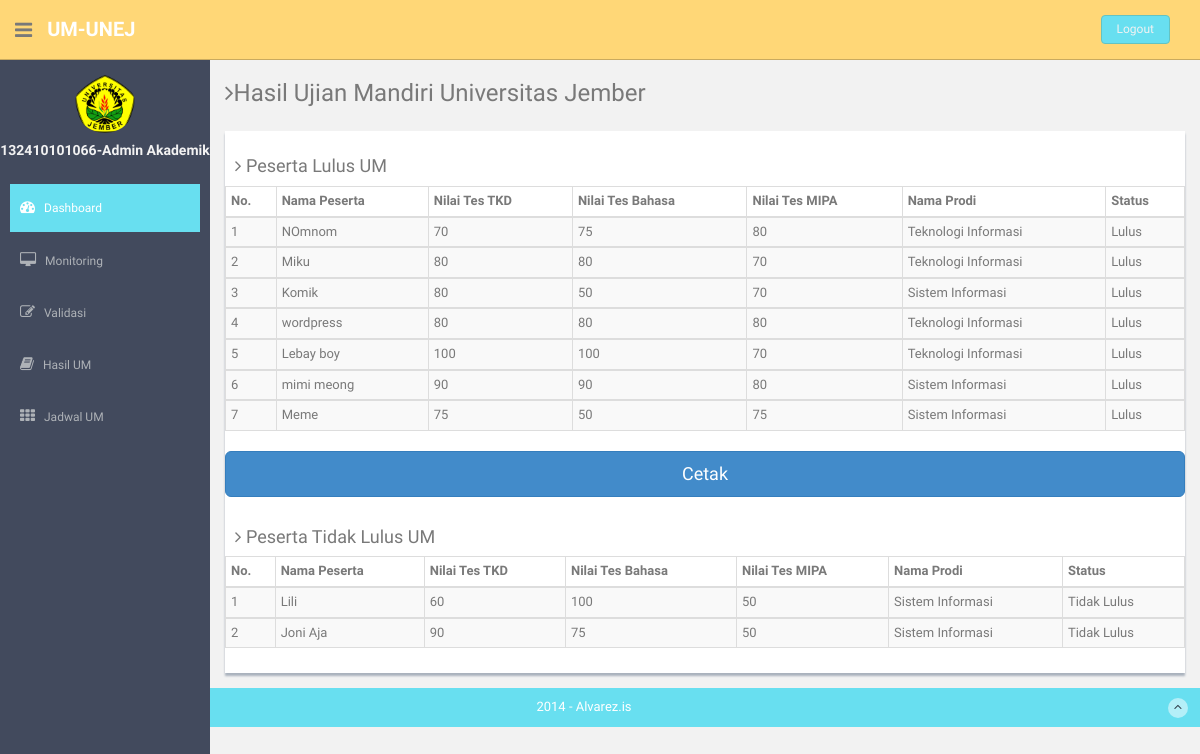
Screenshot of /index.php?hasilUMakad (signed in) with the database file from the repository.
### tables this page shows
CREATE TABLE IF NOT EXISTS `tb_peserta_um` (
  `id_peserta` varchar(13) NOT NULL,
  `password` varchar(8) NOT NULL,
  `nama_peserta` varchar(20) NOT NULL,
  `jenis_kelamin` varchar(1) DEFAULT NULL,
  `Tanggal_Lahir` date NOT NULL,
  `Tempat_Lahir` varchar(15) NOT NULL,
  `alamat_tinggal` varchar(25) NOT NULL,
  `Nama_Ayah` varchar(20) NOT NULL,
  `Nama_Ibu` varchar(20) NOT NULL,
  `id_pekerjaan` varchar(3) DEFAULT NULL,
  `nama_sma_smk` varchar(30) NOT NULL,
  `id_jurusan_sma` varchar(1) DEFAULT NULL,
  `tahun_lulus` year(4) NOT NULL,
  `rata_rata_nilai_un` float NOT NULL,
  `id_prodi_pilihan` varchar(4) DEFAULT NULL,
  `id_lokasi` varchar(5) NOT NULL,
  `nilai_um_tkd` float NOT NULL,
  `nilai_um_bahasa` float NOT NULL,
  `nilai_um_mipa` float NOT NULL,
  `nilai_total` int(3) NOT NULL,
  `id_editable` int(11) NOT NULL,
  `status_lulus` varchar(1) NOT NULL,
  `validasi_data_mhs` int(1) NOT NULL,
  `id_ukt_mahasiswa` varchar(1) DEFAULT NULL,
  `ver_ukt_kmhs` int(1) NOT NULL,
  `ver_ukt_skr1` int(1) NOT NULL,
  `ver_ukt_dekan` int(1) NOT NULL,
  `verifikasi_data_mhs` int(1) NOT NULL,
  PRIMARY KEY (`id_peserta`),
  KEY `id_jenis_kelamin` (`jenis_kelamin`),
  KEY `jurusan_sma` (`id_jurusan_sma`,`id_prodi_pilihan`),
  KEY `id_ukt_mahasiswa` (`id_ukt_mahasiswa`),
  KEY `id_lokasi` (`id_lokasi`),
  KEY `id_pekerjaan` (`id_pekerjaan`),
  KEY `id_jurusan_sma` (`id_jurusan_sma`),
  KEY `id_prodi_pilihan` (`id_prodi_pilihan`)
);

CREATE TABLE IF NOT EXISTS `tb_prodi` (
  `id_prodi` varchar(4) NOT NULL,
  `nama_prodi` varchar(30) NOT NULL,
  `batas_nilai_minimal` int(3) NOT NULL,
  `kuota_maksimal` int(4) NOT NULL,
  `id_fakultas` varchar(2) NOT NULL,
  PRIMARY KEY (`id_prodi`),
  KEY `id_fakultas` (`id_fakultas`)
);

### controller/controller.php (called while the page is built, shortened)
<?php
	include "model/model.php";
	class controller{
		public $model;
		function __construct(){
			$this->model = new model();
		}
	function viewKelulusanUM(){
			  $profil = $this->model->getLulus();
			  $profil2 = $this->model->getNonLulus();
             include 'view/KelulusanAkad.php';
	}
	}
?>

### model/model.php (called while the page is built, shortened)
 <?php
	class model{
 function getLulus(){
			$sql = mysql_query("select * from tb_peserta_um mm
	join tb_prodi pd on mm.id_prodi_pilihan=pd.id_prodi where status_lulus='L'
	  ");
		$indeks=0;
			while($radata=mysql_fetch_array($sql)){
        $data [$indeks]["id"]=$radata["id_peserta"];
        $data [$indeks]["nama"]=$radata["nama_peserta"];
        $data [$indeks]["nilai_TKD"]=$radata["nilai_um_tkd"];
        $data [$indeks]["nilai_MIPA"]=$radata["nilai_um_mipa"];
        $data [$indeks]["nilai_Bahasa"]=$radata["nilai_um_bahasa"];
        $data [$indeks]["nama_prodi"]=$radata["nama_prodi"];
        $data [$indeks]["statuslulus"]=$radata["status_lulus"];
$indeks=$indeks+1;
        }
        return $data;
        }
         function getNonLulus(){
			$sql = mysql_query("select * from tb_peserta_um mm
	join tb_prodi pd on mm.id_prodi_pilihan=pd.id_prodi where status_lulus='T'
	  ");
		$indeks=0;
			while($radata=mysql_fetch_array($sql)){
        $data [$indeks]["id"]=$radata["id_peserta"];
        $data [$indeks]["nama"]=$radata["nama_peserta"];
        $data [$indeks]["nilai_TKD"]=$radata["nilai_um_tkd"];
        $data [$indeks]["nilai_MIPA"]=$radata["nilai_um_mipa"];
        $data [$indeks]["nilai_Bahasa"]=$radata["nilai_um_bahasa"];
        $data [$indeks]["nama_prodi"]=$radata["nama_prodi"];
        $data [$indeks]["statuslulus"]=$radata["status_lulus"];
$indeks=$indeks+1;
        }
        return $data;
        }
	}
?>

### view/KelulusanAkad.php (the view, shortened to what this page needs)
<?php
$id=$_SESSION["idAdm"];
?>
<!DOCTYPE html>
<html lang="en">
  <head>
    <link href="assets/css/bootstrap.css" rel="stylesheet">
    <link href="assets/font-awesome/css/font-awesome.css" rel="stylesheet" />
    <link rel="stylesheet" type="text/css" href="assets/css/zabuto_calendar.css">
    <link rel="stylesheet" type="text/css" href="assets/js/gritter/css/jquery.gritter.css" />
    <link rel="stylesheet" type="text/css" href="assets/lineicons/style.css">
    <link href="assets/css/style.css" rel="stylesheet">
    <link href="assets/css/style-responsive.css" rel="stylesheet">
  </head>
  <body>
  <section id="container" >
      <header class="header black-bg">
              <div class="sidebar-toggle-box">
                  <div class="fa fa-bars tooltips" data-placement="right" data-original-title="Toggle Navigation"></div>
              </div>
            <a href="index.html" class="logo"><b>UM-UNEJ</b></a>
            <div class="top-menu">
              <ul class="nav pull-right top-menu">
                    <li><a class="logout" href="index.php?logout">Logout</a></li>
              </ul>
            </div>
        </header>
      <aside>
          <div id="sidebar"  class="nav-collapse ">
              <ul class="sidebar-menu" id="nav-accordion">
                  <p class="centered"><a href="index.php?AdmAkad"><img src="assets/img/ui-sam.jpg" class="img-circle" width="60"></a></p>
                  <h5 class="centered"> <?php echo  $id; ?>-Admin Akademik</h5>
                  <li class="mt">
                      <a class="active" href="index.php?AdmAkad">
                          <i class="fa fa-dashboard"></i>
                          <span>Dashboard</span>
                      </a>
                  </li>
                  <li class="sub-menu">
                      <a href="javascript:;" >
                          <i class="fa fa-desktop"></i>
                          <span>Monitoring</span>
                      </a>
                  </li>
                  <li class="sub-menu">
                      <a href="javascript:;" >
                          <i class="fa fa-edit"></i>
                          <span>Validasi</span>
                      </a>
                  </li>
                  <li class="sub-menu">
                      <a href="javascript:;" >
                          <i class="fa fa-book"></i>
                          <span>Hasil UM</span>
                      </a>
                  </li>
                  <li class="sub-menu">
                      <a href="javascript:;" >
                          <i class="fa fa-th"></i>
                          <span>Jadwal UM</span>
                      </a>
                  </li>
              </ul>
          </div>
      </aside>
      <section id="main-content">
          <section class="wrapper">
            <h3><i class="fa fa-angle-right"></i>Hasil Ujian Mandiri Universitas Jember</h3>
                  <div class="row mt">
              <div class="col-lg-12">
                      <div class="content-panel">
              <h4><i class="fa fa-angle-right"></i> Peserta Lulus UM</h4>
                          <section id="no-more-tables">
                              <table class="table table-bordered table-striped table-condensed cf">
                                  <thead class="cf">
                              <tr>
                                  <th> No.</th>
                                  <th class="numeric" >Nama Peserta</th>
                                  <th class="numeric">Nilai Tes TKD</th>
                                  <th class="numeric">Nilai Tes Bahasa</th>
                                  <th class="numeric">Nilai Tes MIPA</th>
                                  <th class="numeric">Nama Prodi</th>
                                  <th class="numeric">Status</th>
                              </tr>
                              </thead>
                                <?php
                                $indeks=1;
                                if($profil!=null){
foreach ( $profil as $var ) {
?>                              <tbody>
                             <tr>
    <td class="numeric" data-title="ID"><?php echo $indeks;?>&nbsp;</td>
    <td class="numeric" data-title="Nama"><?php echo $var['nama'];?></td>
    <td class="numeric" data-title="Pekerjaan Orang tua"><?php echo $var['nilai_TKD'];?></td>
    <td class="numeric" data-title="Prodi Pilihan"><?php echo $var['nilai_Bahasa'];?></td>
    <td class="numeric" data-title="Lokasi Ujian"><?php echo $var["nilai_MIPA"];?>&nbsp;</td>
    <td class="numeric" data-title="Prodi Pilihan"><?php echo $var['nama_prodi'];?></td>
    <td class="numeric" data-title="Lokasi Ujian">Lulus</td>
  </tr>
 <?php  $indeks=$indeks+1; }
 } else {?>
<h3>Maaf data tidak ditemukan</h3>
 <?php
     }?>
                              </tbody>
                          </table>
            <a class="btn btn-primary btn-lg btn-block"   href="index.php?cetaklulus"  name="create">Cetak</a>
                          </section>
                  </div>
                   <div class="content-panel">
              <h4><i class="fa fa-angle-right"></i> Peserta Tidak Lulus UM</h4>
                          <section id="no-more-tables">
                              <table class="table table-bordered table-striped table-condensed cf">
                                  <thead class="cf">
                              <tr>
                                  <th> No.</th>
                                  <th class="numeric" >Nama Peserta</th>
                                  <th class="numeric">Nilai Tes TKD</th>
                                  <th class="numeric">Nilai Tes Bahasa</th>
                                  <th class="numeric">Nilai Tes MIPA</th>
                                  <th class="numeric">Nama Prodi</th>
                                  <th class="numeric">Status</th>
                              </tr>
                              </thead>
                                <?php
                                $indeks=1;
                                if($profil!=null){
foreach ( $profil2 as $var ) {
?>                              <tbody>
                             <tr>
    <td class="numeric" data-title="ID"><?php echo $indeks;?>&nbsp;</td>
    <td class="numeric" data-title="Nama"><?php echo $var['nama'];?></td>
    <td class="numeric" data-title="Pekerjaan Orang tua"><?php echo $var['nilai_TKD'];?></td>
    <td class="numeric" data-title="Prodi Pilihan"><?php echo $var['nilai_Bahasa'];?></td>
    <td class="numeric" data-title="Lokasi Ujian"><?php echo $var["nilai_MIPA"];?>&nbsp;</td>
    <td class="numeric" data-title="Prodi Pilihan"><?php echo $var['nama_prodi'];?></td>
    <td class="numeric" data-title="Lokasi Ujian">Tidak Lulus</td>
  </tr>
 <?php  $indeks=$indeks+1; }
 } else {?>
<h3>Maaf data tidak ditemukan</h3>
 <?php
     }?>
                              </tbody>
                          </table>
                          </section>
                  </div>
               </div>
        </div>
    </section>
      </section>
      <footer class="site-footer">
          <div class="text-center">
              2014 - Alvarez.is
              <a href="pesertaum.php" class="go-top">
                  <i class="fa fa-angle-up"></i>
              </a>
          </div>
      </footer>
  </section>
  </body>
</html>

### assets/css/style.css (style rules this page uses)
body { color: #797979; background: #f2f2f2; font-family: 'Ruda', sans-serif; padding: 0px !important; margin: 0px !important; font-size:13px; }
ul li { list-style: none; }
a, a:hover, a:focus { text-decoration: none; outline: none; }
#container { width: 100%; height: 100%; }
.centered { text-align: center; }
.mt { margin-top: 25px; }
ul.top-menu > li > .logout { color: #f2f2f2; font-size: 12px; border-radius: 4px; -webkit-border-radius: 4px; border: 1px solid #64c3c2 !important; padding: 5px 15px; margin-right: 15px; background: #68dff0; margin-top: 15px; }
#sidebar { width: 210px; height: 100%; position: fixed; background: #424a5d; }
#sidebar h5 { color: #f2f2f2; font-weight: 700; }
#sidebar ul li { position: relative; }
ul.sidebar-menu , ul.sidebar-menu li ul.sub { margin: -2px 0 0; padding: 0; }
ul.sidebar-menu { margin-top: 75px; }
ul.sidebar-menu li { margin-bottom: 5px; margin-left:10px; margin-right:10px; }
ul.sidebar-menu li.sub-menu { line-height: 15px; }
ul.sidebar-menu li a span { display: inline-block; }
ul.sidebar-menu li a { color: #aeb2b7; text-decoration: none; display: block; padding: 15px 0 15px 10px; font-size: 12px; outline: none; -webkit-transition: all 0.3s ease; -moz-transition: all 0.3s ease; -o-transition: all 0.3s ease; -ms-transition: all 0.3s ease; transition: all 0.3s ease; }
ul.sidebar-menu li a.active, ul.sidebar-menu li a:hover, ul.sidebar-menu li a:focus { background: #68dff0; color: #fff; display: block; -webkit-transition: all 0.3s ease; -moz-transition: all 0.3s ease; -o-transition: all 0.3s ease; -ms-transition: all 0.3s ease; transition: all 0.3s ease; }
ul.sidebar-menu li a i { font-size: 15px; padding-right: 6px; }
ul.sidebar-menu li a.active i { color: #fff; }
#main-content { margin-left: 210px; }
.header, .footer { min-height: 60px; padding: 0 15px; }
.header { position: fixed; left: 0; right: 0; z-index: 1002; }
.black-bg { background: #ffd777; border-bottom: 1px solid #c9aa5f; }
.wrapper { display: inline-block; margin-top: 60px; padding-left: 15px; padding-right: 15px; padding-bottom: 15px; padding-top: 0px; width: 100%; }
a.logo { font-size: 20px; color: #ffffff; float: left; margin-top: 15px; text-transform: uppercase; }
a.logo b { font-weight: 900; }
#top_menu .nav > li, ul.top-menu > li { float: left; }
ul.top-menu > li > a { color: #666666; font-size: 16px; border-radius: 4px; -webkit-border-radius: 4px; border:1px solid #666666 !important; padding: 2px 6px; margin-right: 15px; }
.sidebar-toggle-box { float: left; padding-right: 15px; margin-top: 20px; }
.sidebar-toggle-box .fa-bars { cursor: pointer; display: inline-block; font-size: 20px; }
.content-panel { background: #ffffff; box-shadow: 0px 3px 2px #aab2bd; padding-top: 15px; padding-bottom: 5px; }
.content-panel h4 { margin-left: 10px; }
.site-footer { background: #68dff0; color: #fff; padding: 10px 0; }
.go-top { margin-right: 1%; float: right; background: rgba(255,255,255,.5); width: 20px; height: 20px; border-radius: 50%; -webkit-border-radius: 50%; }
.go-top i { color: #2A3542; }

### rows the page displays
tb_peserta_um: nama_peserta "NOmnom", nilai_um_tkd "70", nilai_Bahasa "75", nilai_MIPA "80", id_prodi_pilihan.nama_prodi "Teknologi Informasi"
tb_peserta_um: nama_peserta "Miku", nilai_um_tkd "80", nilai_Bahasa "80", nilai_um_mipa "70", id_prodi_pilihan.nama_prodi "Teknologi Informasi"
tb_peserta_um: nama_peserta "Komik", nilai_um_tkd "80", nilai_Bahasa "50", nilai_um_mipa "70", id_prodi_pilihan.nama_prodi "Sistem Informasi"
tb_peserta_um: nama_peserta "wordpress", nilai_um_tkd "80", nilai_Bahasa "80", nilai_um_mipa "80", id_prodi_pilihan.nama_prodi "Teknologi Informasi"
tb_peserta_um: nama_peserta "Lebay boy", nilai_um_tkd "100", nilai_Bahasa "100", nilai_um_mipa "70", id_prodi_pilihan.nama_prodi "Teknologi Informasi"
tb_peserta_um: nama_peserta "mimi meong", nilai_um_tkd "90", nilai_Bahasa "90", nilai_um_mipa "80", id_prodi_pilihan.nama_prodi "Sistem Informasi"
tb_peserta_um: nama_peserta "Meme", nilai_um_tkd "75", nilai_Bahasa "50", nilai_um_mipa "75", id_prodi_pilihan.nama_prodi "Sistem Informasi"
tb_peserta_um: nama_peserta "Lili", nilai_um_tkd "60", nilai_um_bahasa "100", nilai_MIPA "50", id_prodi_pilihan.nama_prodi "Sistem Informasi"
tb_peserta_um: nama_peserta "Joni Aja", nilai_um_tkd "90", nilai_um_bahasa "75", nilai_MIPA "50", id_prodi_pilihan.nama_prodi "Sistem Informasi"

### other values shown
$id "132410101066"
